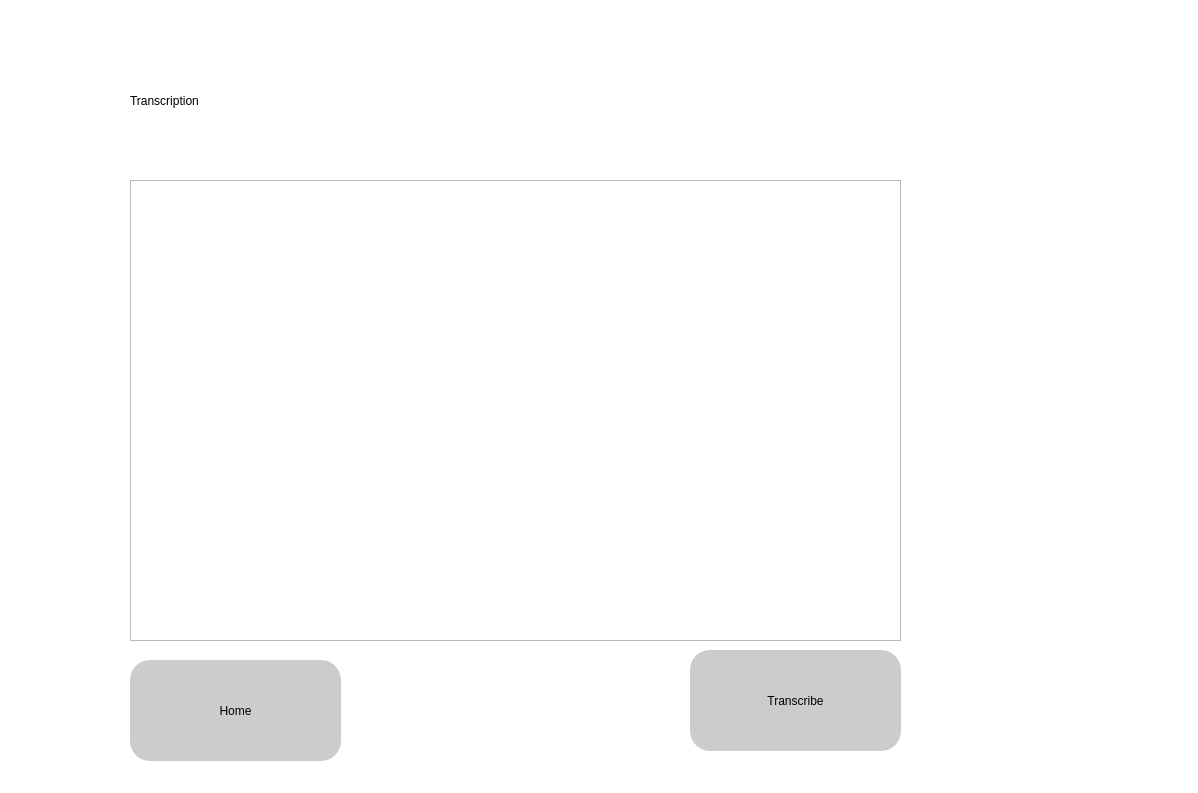
<?xml version="1.0" encoding="UTF-8"?>
<ui version="4.0">
 <class>Dialog</class>
 <widget class="QDialog" name="Dialog">
  <property name="geometry">
   <rect>
    <x>0</x>
    <y>0</y>
    <width>1198</width>
    <height>793</height>
   </rect>
  </property>
  <property name="windowTitle">
   <string>Dialog</string>
  </property>
  <widget class="QWidget" name="widget" native="true">
   <property name="geometry">
    <rect>
     <x>0</x>
     <y>0</y>
     <width>1201</width>
     <height>801</height>
    </rect>
   </property>
   <property name="styleSheet">
    <string notr="true">QWidget#widget{
background-color:rgb(255, 255, 255);}</string>
   </property>
   <widget class="QLabel" name="label">
    <property name="geometry">
     <rect>
      <x>130</x>
      <y>40</y>
      <width>761</width>
      <height>121</height>
     </rect>
    </property>
    <property name="styleSheet">
     <string notr="true">color: rgb(0, 0, 0);
font: 75 48pt &quot;MS Shell Dlg 2&quot;;</string>
    </property>
    <property name="text">
     <string>Transcription</string>
    </property>
   </widget>
   <widget class="QTextEdit" name="textEdit">
    <property name="geometry">
     <rect>
      <x>130</x>
      <y>180</y>
      <width>771</width>
      <height>461</height>
     </rect>
    </property>
   </widget>
   <widget class="QPushButton" name="transcribe">
    <property name="geometry">
     <rect>
      <x>690</x>
      <y>650</y>
      <width>211</width>
      <height>101</height>
     </rect>
    </property>
    <property name="styleSheet">
     <string notr="true">border-radius:20px;
font: 75 18pt &quot;MS Shell Dlg 2&quot;;

background-color: rgb(204, 204, 204)</string>
    </property>
    <property name="text">
     <string>Transcribe</string>
    </property>
   </widget>
   <widget class="QPushButton" name="home">
    <property name="geometry">
     <rect>
      <x>130</x>
      <y>660</y>
      <width>211</width>
      <height>101</height>
     </rect>
    </property>
    <property name="styleSheet">
     <string notr="true">border-radius:20px;
font: 75 18pt &quot;MS Shell Dlg 2&quot;;

background-color: rgb(204, 204, 204)</string>
    </property>
    <property name="text">
     <string>Home</string>
    </property>
   </widget>
  </widget>
 </widget>
 <resources/>
 <connections/>
</ui>
